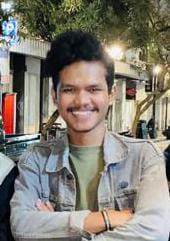
#> input picture gambar2.jpeg, 170 x 241 px
$ python 'filter Laplacian.py'   (older library calls are emulated)
#> lines starting #> are read from the running program, lines starting #| are printed output that depends on the picture
#filter laplacian
import cv2
from matplotlib import pyplot as plt

img = cv2.imread('gambar2.jpeg')
#> img is the input picture: shape (241, 170, 3); mean B, G, R 115.1, 125.6, 131
gray = cv2.cvtColor(img, cv2.COLOR_BGR2GRAY)
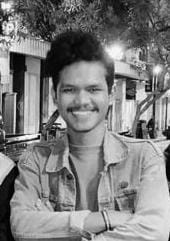
#> gray: shape (241, 170); min 0, max 254, mean 126
imgaja = cv2.GaussianBlur(gray,(3,3),0)
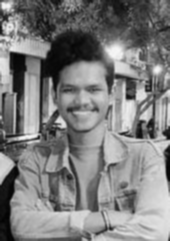
#> imgaja: shape (241, 170); min 2, max 246, mean 126.1
laplacian = cv2.Laplacian(imgaja,cv2.CV_64F)
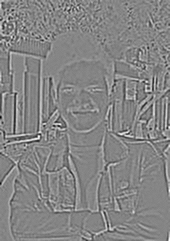
#> laplacian: shape (241, 170) float64; min -129, max 118, mean 0; drawn with min black and max white

plt.subplot(1,2,1)
plt.imshow(imgaja, cmap='gray')
plt.title('Original')
plt.xticks([])
plt.yticks([])
plt.subplot(1,2,2)
plt.imshow(laplacian, cmap='gray')
plt.title('Laplacian')
plt.xticks([])
plt.yticks([])
plt.show()
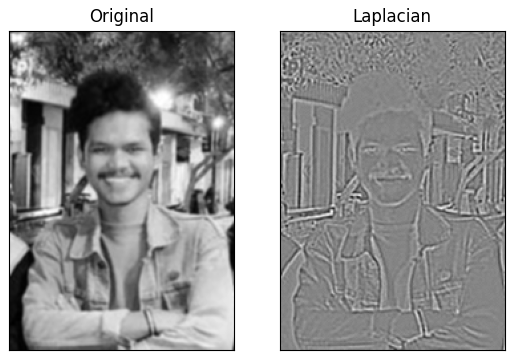
#> figure drawn by matplotlib, 2 panels
#atau
img = cv2.imread('gambar2.jpeg',0)
#> img: shape (241, 170); min 0, max 255, mean 126
blur = cv2.GaussianBlur(img,(3,3),0)
laplacian = cv2.Laplacian(blur, cv2.CV_64F)
laplacian1 = laplacian/laplacian.max()
cv2.imshow('laplacian-gaussian', laplacian1)
cv2.waitKey(0)

$ run again, with gambar1.jpeg copied over gambar2.jpeg
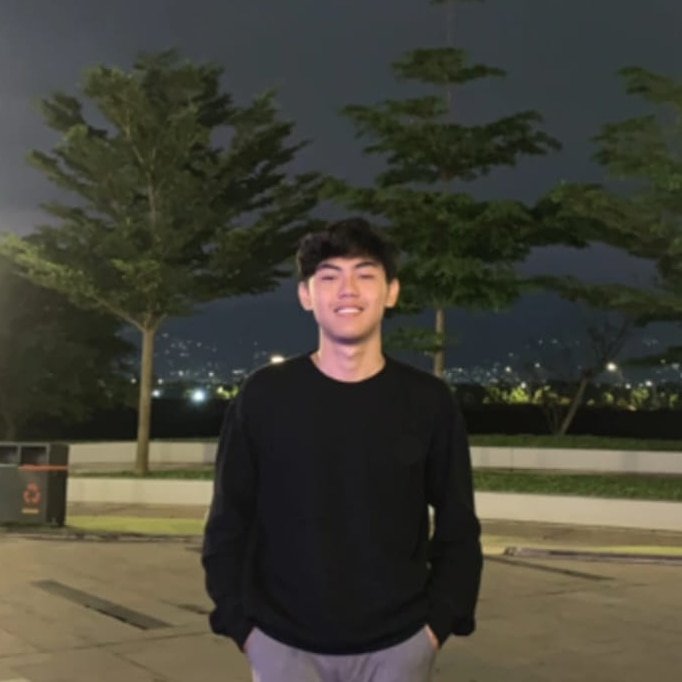
#> input picture gambar1.jpeg, 682 x 682 px
#> img is the input picture: shape (682, 682, 3); mean B, G, R 54.7, 65.8, 67.1
#> `laplacian = cv2.Laplacian(imgaja,cv2.CV_64F)`:
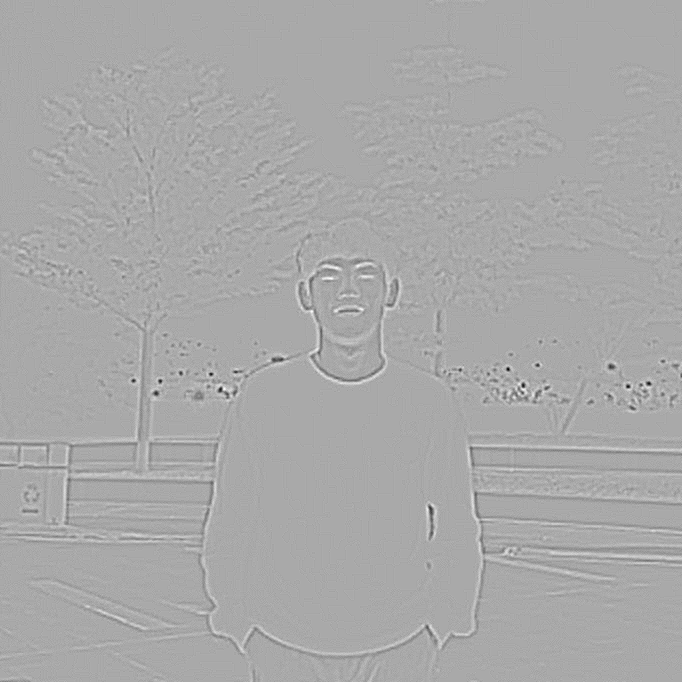
#> laplacian: shape (682, 682) float64; min -59, max 30, mean 0; drawn with min black and max white
#> `plt.show()`:
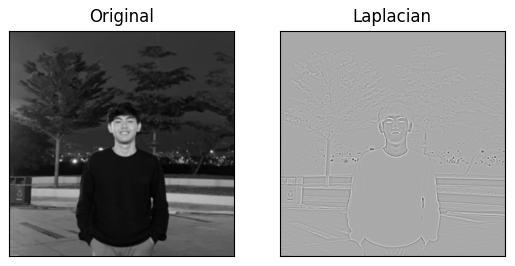
#> figure drawn by matplotlib, 2 panels
#> img: shape (682, 682)
